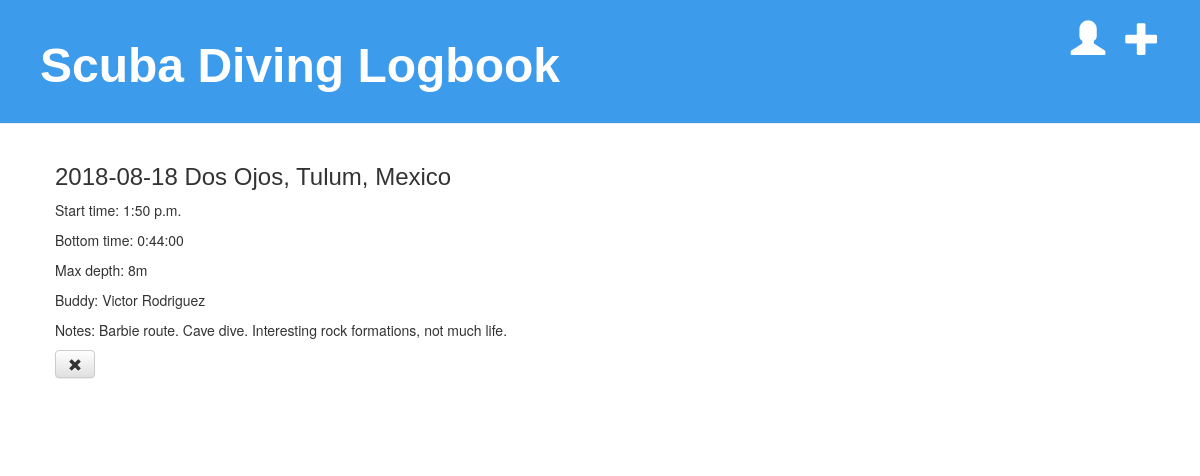
The app's page /dive/2/ with its own data.
### logbook/models.py (models this page shows)
class Dive(models.Model):
    diver = models.ForeignKey(Diver, on_delete=models.CASCADE, related_name='dives')
    location = models.CharField(max_length=100)
    date = models.DateField()
    start_time = models.TimeField()
    duration = models.DurationField()
    max_depth = models.IntegerField()
    buddy_name = models.CharField(max_length=100)
    log_text = models.TextField()
    created_date = models.DateTimeField(default=timezone.now)
    def __str__(self):
        return '%s %s' % (self.date, self.location)

### logbook/views.py (the view)
# urls.py: path('dive/<int:pk>/', views.dive_detail, name='dive_detail'),
def dive_detail(request, pk):
    dive = get_object_or_404(Dive, pk=pk)
    dive_duration = dive.duration*60
    return render(request, 'logbook/dive_detail.html', {'dive': dive, 'dive_duration': dive_duration})

### logbook/templates/logbook/dive_detail.html
{% extends 'logbook/base.html' %}
{% block content %}
    <div class="dive">
      <h3>{{ dive }}</h3>
      <p>Start time: {{ dive.start_time }}</p>
      <p>Bottom time: {{ dive_duration }}</p>
      <p>Max depth: {{ dive.max_depth }}m</p>
      <p>Buddy: {{ dive.buddy_name }}</p>
      <p>Notes: {{ dive.log_text }}</p>
      <a class="btn btn-default" href="{% url 'dive_delete' pk=dive.pk %}"><span class="glyphicon glyphicon-remove"></span></a>
    </div>
{% endblock %}

### logbook/static/css/logbook.css (style rules this page uses)
h2, h3, h4 { font-family: 'Noto', sans-serif; }
.dive { margin-bottom: 70px; }

### records on screen
Dive: date+location "2018-08-18 Dos Ojos, Tulum, Mexico", start_time "1:50 p.m.", max_depth "8", buddy_name "Victor Rodriguez", log_text "Barbie route. Cave dive. Interesting rock formations, not much life."

### other values on screen
{{ dive_duration }} "0:44:00"
